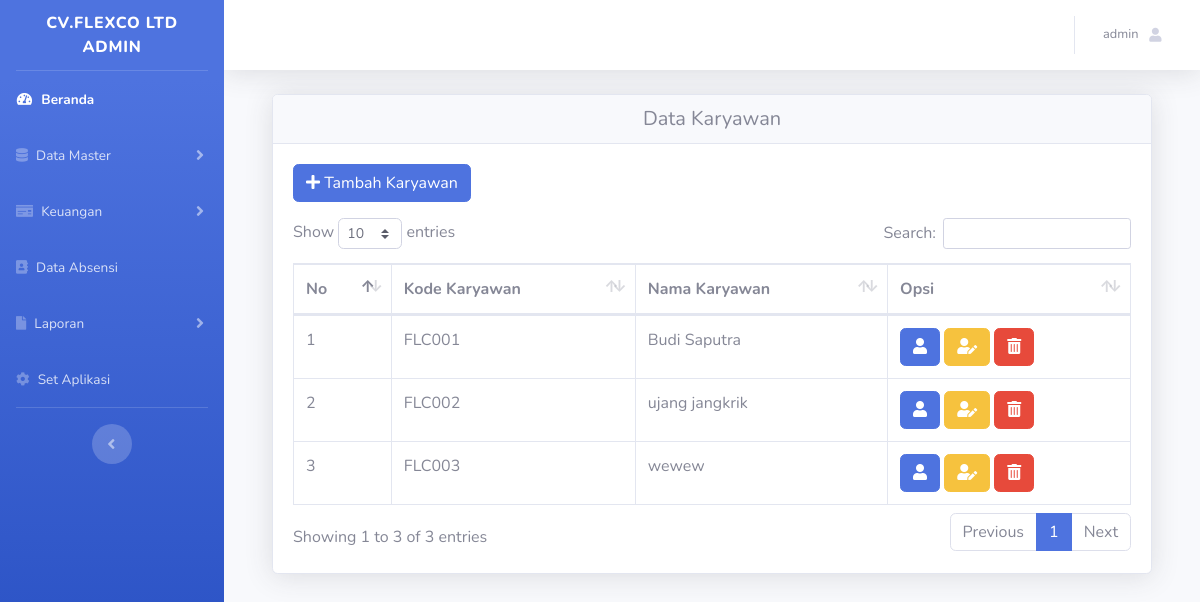
/admin/index.php?page=karyawan (signed in), run on an earlier commit of the app's database.
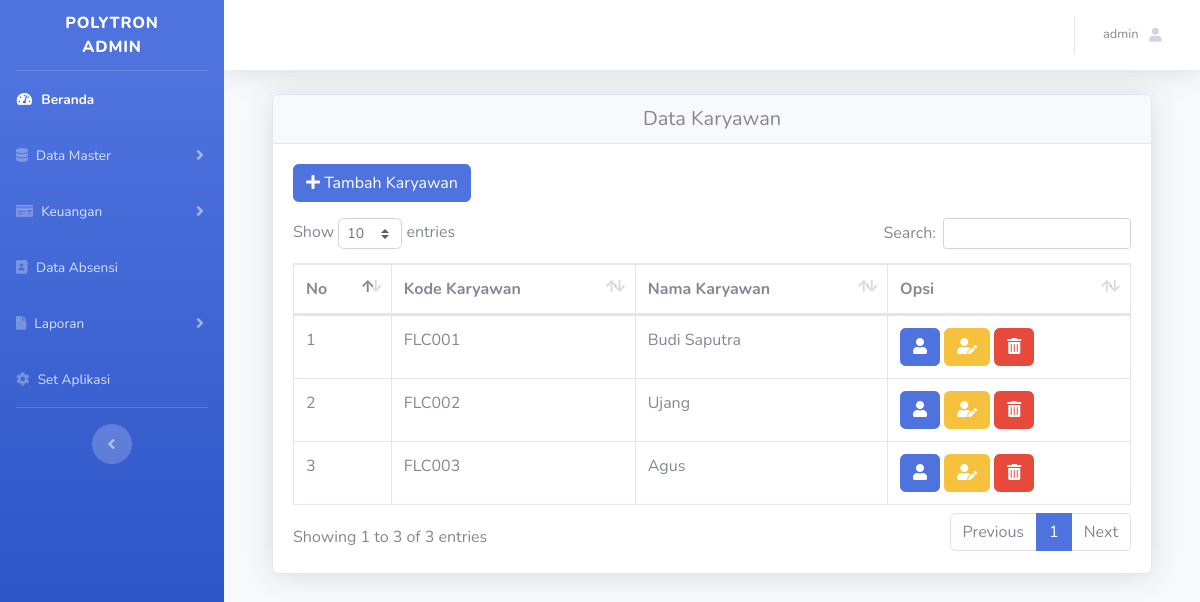
And on a later commit of the database.
### tables this page shows
CREATE TABLE `tb_aplikasi` (
  `id_aplikasi` int(11) NOT NULL,
  `nama_instansi` varchar(50) NOT NULL,
  `nama_aplikasi` varchar(100) NOT NULL,
  `foto` varchar(255) NOT NULL
);

CREATE TABLE `tb_karyawan` (
  `id_karyawan` int(11) NOT NULL,
  `kode_karyawan` varchar(11) NOT NULL,
  `nama_karyawan` varchar(25) NOT NULL,
  `id_jabatan` int(11) NOT NULL,
  `username` varchar(25) NOT NULL,
  `password` varchar(255) NOT NULL,
  `status_karyawan` varchar(15) NOT NULL,
  `foto` varchar(255) NOT NULL
);

### admin/modul/karyawan/data_karyawan.php (the view, shortened to what the changed rows need)
<div class="container">
    <div class="card shadow mb-4">
        <h5 class="card-header text-center">Data Karyawan</h5>
        <div class="card-body">
            <a href="?page=karyawan&act=add" class="btn btn-primary mb-3"><i class="fa fa-plus"></i> Tambah Karyawan</a></button>
            <div class="table-responsive">
                <table class="table table-bordered" id="dataTable" width="100%" cellspacing="0">
                    <thead>
                        <tr>
                            <th>No</th>
                            <th>Kode Karyawan</th>
                            <th>Nama Karyawan</th>
                            <th>Opsi</th>
                        </tr>
                    </thead>
                    <tbody>
                        <?php
                        $no = 1;
                        $sql = mysqli_query($koneksi, "SELECT * FROM tb_karyawan");
                        foreach ($sql as $d) { ?>
                            <tr>
                                <td><?= $no++; ?></td>
                                <td><?= $d['kode_karyawan']; ?></td>
                                <td><?= $d['nama_karyawan']; ?></td>
                                <td>
                                    <a href="?page=karyawan&act=detail&id=<?= $d['id_karyawan']; ?>" class="btn btn-primary text-white text-right"> <i class="fa fa-user text-white"></i></a>
                                    <a href="?page=karyawan&act=edit&id_karyawan=<?= $d['id_karyawan']; ?>" class="btn btn-warning text-white text-right"> <i class="fa fa-user-edit text-white"></i> </a>
                                    <a href="?page=karyawan&act=del&id_karyawan=<?= $d['id_karyawan']; ?>" class="btn btn-danger text-white text-right"> <i class="fas fa-trash-alt fa-1x text-white"></i> </a>
                                </td>
                            </tr>
                        <?php } ?>
                    </tbody>
                </table>
            </div>
        </div>
    </div>
</div>

### admin/index.php (shortened to what the changed rows need)
<?php
include '../config/koneksi.php';
$oke = mysqli_query($koneksi, "SELECT * FROM tb_aplikasi");
$oke1 = mysqli_fetch_array($oke);
if (@$_SESSION['Admin']) {
?>
<?php
    if (@$_SESSION['Admin']) {
        $sesi = @$_SESSION['Admin'];
    }
    $sql = mysqli_query($koneksi, "SELECT * FROM tb_admin WHERE id_admin = '$sesi'") or die(mysqli_error($koneksi));
    $data = mysqli_fetch_array($sql);
    ?>
<!DOCTYPE html>
<html lang="en">
<head>
    <link href="../assets/vendor/fontawesome-free/css/all.min.css" rel="stylesheet" type="text/css">
    <link href="../assets/css/sb-admin-2.min.css" rel="stylesheet">
    <link href="../assets/vendor/datatables/dataTables.bootstrap4.min.css" rel="stylesheet">
</head>
<body id="page-top">
    <div id="wrapper">
        <ul class="navbar-nav bg-gradient-primary sidebar sidebar-dark accordion" id="accordionSidebar">
            <a class="sidebar-brand d-flex align-items-center justify-content-center" href="index.php">
                <?= $oke1['nama_instansi']; ?>
                <br>
                <?= $data['nama_admin']; ?>
            </a>
            <hr class="sidebar-divider my-0">
            <li class="nav-item active">
                <a class="nav-link" href="index.php">
                    <i class="fas fa-fw fa-tachometer-alt"></i>
                    <span>Beranda</span></a>
            </li>
            <li class="nav-item">
                <a class="nav-link collapsed" href="#" data-toggle="collapse" data-target="#collapseTwo"
                    aria-expanded="true" aria-controls="collapseTwo">
                    <i class="fas fa-database"></i>
                    <span>Data Master</span>
                </a>
            </li>
            <li class="nav-item">
                <a class="nav-link collapsed" href="#" data-toggle="collapse" data-target="#keuangan"
                    aria-expanded="true" aria-controls="keuangan">
                    <i class="fas fa-money-check"></i>
                    <span>Keuangan</span>
                </a>
            </li>
            <li class="nav-item">
                <a class="nav-link" href="?page=absen">
                    <i class="fas fa-address-book"></i>
                    <span>Data Absensi</span></a>
            </li>
            <li class="nav-item">
                <a class="nav-link collapsed" href="#" data-toggle="collapse" data-target="#laporan"
                    aria-expanded="true" aria-controls="laporan">
                    <i class="fas fa-file"></i>
                    <span>Laporan</span>
                </a>
            </li>
            <li class="nav-item">
                <a class="nav-link" href="?page=aplikasi">
                    <i class="fas fa-cog"></i>
                    <span>Set Aplikasi</span></a>
            </li>
            <hr class="sidebar-divider d-none d-md-block">
            <div class="text-center d-none d-md-inline">
                <button class="rounded-circle border-0" id="sidebarToggle"></button>
            </div>
        </ul>
        <div id="content-wrapper" class="d-flex flex-column">
            <div id="content">
                <nav class="navbar navbar-expand navbar-light bg-white topbar mb-4 static-top shadow">
                    <ul class="navbar-nav ml-auto">
                        <li class="nav-item dropdown no-arrow">
                            <a class="nav-link dropdown-toggle" href="#" id="userDropdown" role="button"
                                data-toggle="dropdown" aria-haspopup="true" aria-expanded="false">
                                <span class="mr-2 d-none d-lg-inline text-gray-600 small">
                                    <?= $data['nama_admin']; ?>
                                </span>
                                <i class="fas fa-user fa-sm fa-fw mr-2 text-gray-400"></i>
                            </a>
                        </li>
                    </ul>
                </nav>
                <div class="container-fluid">
                    <?php
                        $page = @$_GET['page'];
                        $act = @$_GET['act'];
                        if ($page == 'karyawan') {
                            if ($act == '') {
                                include 'modul/karyawan/data_karyawan.php';
                            } elseif ($act == 'add') {
                                include 'modul/karyawan/add_karyawan.php';
                            } elseif ($act == 'edit') {
                                include 'modul/karyawan/edit_karyawan.php';
                            } elseif ($act == 'detail') {
                                include 'modul/karyawan/detail_karyawan.php';
                            } elseif ($act == 'del') {
                                include 'modul/karyawan/del_karyawan.php';
                            }
                        }
                        elseif ($page == 'profil') {
                            if ($act == '') {
                                include 'modul/profil/data_profil.php';
                            }
                        }
                        elseif ($page == 'laporan') {
                            if ($act == '') {
                                include 'modul/laporan/laporan_absensi.php';
                            } elseif ($act == 'gaji') {
                                include 'modul/laporan/laporan_penggajian.php';
                            }
                        } elseif ($page == '') {
                            include 'home.php';
                        } else {
                            echo "<b>404!</b> Tidak ada halaman !";
                        }
                        ?>
                </div>
            </div>
        </div>
    </div>
    <?php
        } else {
            include 'modul/500.html';
        }
    ?>
</body>
</html>

What changed in the data, as far as the page shows it:
changed tb_aplikasi: nama_instansi "CV.FLEXCO LTD" → "POLYTRON"
changed tb_karyawan "FLC002": nama_karyawan "ujang jangkrik" → "Ujang"
changed tb_karyawan "FLC003": nama_karyawan "wewew" → "Agus"
